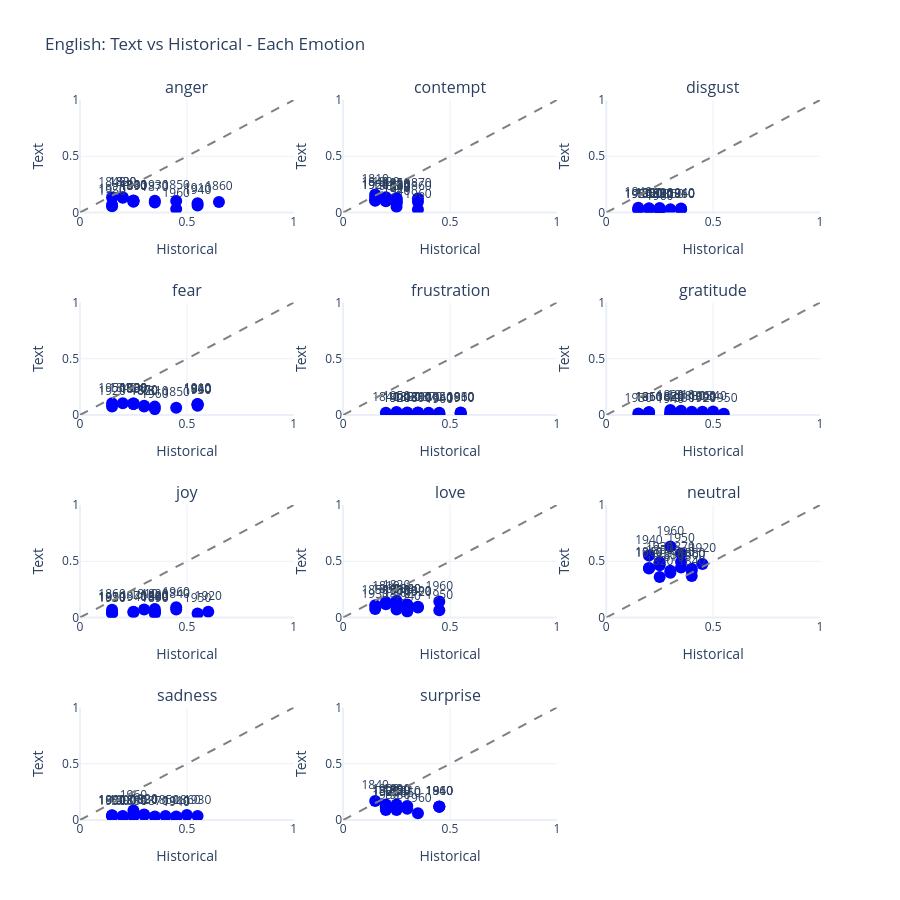

The notebook cell saved with this chart:
### Code cell
# SCATTER PLOTS: Each emotion individually
def plot_emotion_scatters(merged_df, title):
    if merged_df is None or len(merged_df) < 3:
        print(f"{title}: Not enough data")
        return
    
    # Create 11 scatter plots (4 rows x 3 cols)
    fig = make_subplots(rows=4, cols=3, subplot_titles=EMOTION_LABELS)
    
    row, col = 1, 1
    for emotion in EMOTION_LABELS:
        text_vals = merged_df[emotion].values
        hist_vals = merged_df[f'{emotion}_hist'].values
        decades = merged_df['decade'].astype(str).values
        
        fig.add_trace(go.Scatter(
            x=hist_vals, y=text_vals,
            mode='markers+text',
            text=decades,
            textposition='top center',
            marker=dict(size=12, color='blue'),
            showlegend=False
        ), row=row, col=col)
        
        # Add y=x reference line
        fig.add_trace(go.Scatter(
            x=[0, 1], y=[0, 1],
            mode='lines', line=dict(dash='dash', color='gray'),
            showlegend=False
        ), row=row, col=col)
        
        col += 1
        if col > 3:
            col = 1
            row += 1
    
    fig.update_layout(
        title=f'{title}: Text vs Historical - Each Emotion',
        height=900, template='plotly_white'
    )
    fig.update_xaxes(title_text='Historical', range=[0, 1])
    fig.update_yaxes(title_text='Text', range=[0, 1])
    fig.show()

plot_emotion_scatters(merged_english, 'English')

### Figure 1 — Plotly figure (JSON) as saved in the notebook; plotly's stock layout.template omitted (floating-point values rounded to 4 significant figures)
{"data": [{"marker": {"color": "blue", "size": 12}, "mode": "markers+text", "showlegend": false, "text": ["1810", "1820", "1830", "1840", "1850", "1860", "1870", "1880", "1890", "1900", "1910", "1920", "1930", "1940", "1950", "1960"], "textposition": "top center", "type": "scatter", "x": [0.25, 0.2, 0.2, 0.15, 0.45, 0.65, 0.35, 0.25, 0.25, 0.25, 0.55, 0.15, 0.35, 0.55, 0.15, 0.45], "xaxis": "x", "y": [0.1004, 0.1355, 0.1319, 0.1342, 0.1028, 0.09379, 0.08951, 0.1077, 0.09564, 0.105, 0.08194, 0.06892, 0.1036, 0.06229, 0.05463, 0.03179], "yaxis": "y"}, {"line": {"color": "gray", "dash": "dash"}, "mode": "lines", "showlegend": false, "type": "scatter", "x": [0, 1], "xaxis": "x", "y": [0, 1], "yaxis": "y"}, {"marker": {"color": "blue", "size": 12}, "mode": "markers+text", "showlegend": false, "text": ["1810", "1820", "1830", "1840", "1850", "1860", "1870", "1880", "1890", "1900", "1910", "1920", "1930", "1940", "1950", "1960"], "textposition": "top center", "type": "scatter", "x": [0.15, 0.2, 0.25, 0.15, 0.25, 0.35, 0.35, 0.25, 0.25, 0.2, 0.25, 0.15, 0.25, 0.25, 0.15, 0.35], "xaxis": "x2", "y": [0.1599, 0.1347, 0.1066, 0.1301, 0.1281, 0.09612, 0.1242, 0.1195, 0.0794, 0.101, 0.08567, 0.1083, 0.09684, 0.04994, 0.1042, 0.02612], "yaxis": "y2"}, {"line": {"color": "gray", "dash": "dash"}, "mode": "lines", "showlegend": false, "type": "scatter", "x": [0, 1], "xaxis": "x2", "y": [0, 1], "yaxis": "y2"}, {"marker": {"color": "blue", "size": 12}, "mode": "markers+text", "showlegend": false, "text": ["1810", "1820", "1830", "1840", "1850", "1860", "1870", "1880", "1890", "1900", "1910", "1920", "1930", "1940", "1950", "1960"], "textposition": "top center", "type": "scatter", "x": [0.25, 0.2, 0.2, 0.15, 0.3, 0.35, 0.25, 0.25, 0.25, 0.2, 0.35, 0.15, 0.25, 0.35, 0.15, 0.25], "xaxis": "x3", "y": [0.02494, 0.02897, 0.03827, 0.04187, 0.02876, 0.02904, 0.02749, 0.02954, 0.02754, 0.03385, 0.02788, 0.0249, 0.03982, 0.03635, 0.02648, 0.005624], "yaxis": "y3"}, {"line": {"color": "gray", "dash": "dash"}, "mode": "lines", "showlegend": false, "type": "scatter", "x": [0, 1], "xaxis": "x3", "y": [0, 1], "yaxis": "y3"}, {"marker": {"color": "blue", "size": 12}, "mode": "markers+text", "showlegend": false, "text": ["1810", "1820", "1830", "1840", "1850", "1860", "1870", "1880", "1890", "1900", "1910", "1920", "1930", "1940", "1950", "1960"], "textposition": "top center", "type": "scatter", "x": [0.35, 0.3, 0.25, 0.2, 0.45, 0.55, 0.3, 0.25, 0.25, 0.25, 0.55, 0.15, 0.55, 0.55, 0.15, 0.35], "xaxis": "x4", "y": [0.07445, 0.0757, 0.1028, 0.1036, 0.06433, 0.09509, 0.08313, 0.09835, 0.09697, 0.1015, 0.09789, 0.07616, 0.08176, 0.09427, 0.1048, 0.05279], "yaxis": "y4"}, {"line": {"color": "gray", "dash": "dash"}, "mode": "lines", "showlegend": false, "type": "scatter", "x": [0, 1], "xaxis": "x4", "y": [0, 1], "yaxis": "y4"}, {"marker": {"color": "blue", "size": 12}, "mode": "markers+text", "showlegend": false, "text": ["1810", "1820", "1830", "1840", "1850", "1860", "1870", "1880", "1890", "1900", "1910", "1920", "1930", "1940", "1950", "1960"], "textposition": "top center", "type": "scatter", "x": [0.35, 0.3, 0.3, 0.2, 0.45, 0.55, 0.4, 0.35, 0.35, 0.25, 0.55, 0.25, 0.55, 0.45, 0.25, 0.45], "xaxis": "x5", "y": [0.022, 0.01842, 0.02242, 0.01902, 0.02073, 0.02291, 0.02066, 0.02085, 0.01682, 0.01655, 0.01209, 0.01565, 0.01995, 0.01249, 0.02746, 0.006633], "yaxis": "y5"}, {"line": {"color": "gray", "dash": "dash"}, "mode": "lines", "showlegend": false, "type": "scatter", "x": [0, 1], "xaxis": "x5", "y": [0, 1], "yaxis": "y5"}, {"marker": {"color": "blue", "size": 12}, "mode": "markers+text", "showlegend": false, "text": ["1810", "1820", "1830", "1840", "1850", "1860", "1870", "1880", "1890", "1900", "1910", "1920", "1930", "1940", "1950", "1960"], "textposition": "top center", "type": "scatter", "x": [0.35, 0.3, 0.4, 0.5, 0.2, 0.2, 0.3, 0.3, 0.45, 0.35, 0.2, 0.45, 0.15, 0.3, 0.55, 0.45], "xaxis": "x6", "y": [0.03687, 0.04369, 0.02962, 0.03059, 0.02371, 0.02474, 0.01839, 0.02141, 0.02092, 0.01681, 0.02207, 0.01154, 0.01412, 0.007451, 0.01096, 0.02976], "yaxis": "y6"}, {"line": {"color": "gray", "dash": "dash"}, "mode": "lines", "showlegend": false, "type": "scatter", "x": [0, 1], "xaxis": "x6", "y": [0, 1], "yaxis": "y6"}, {"marker": {"color": "blue", "size": 12}, "mode": "markers+text", "showlegend": false, "text": ["1810", "1820", "1830", "1840", "1850", "1860", "1870", "1880", "1890", "1900", "1910", "1920", "1930", "1940", "1950", "1960"], "textposition": "top center", "type": "scatter", "x": [0.3, 0.35, 0.35, 0.45, 0.15, 0.15, 0.25, 0.35, 0.35, 0.35, 0.15, 0.6, 0.15, 0.25, 0.55, 0.45], "xaxis": "x7", "y": [0.07199, 0.07558, 0.05474, 0.0702, 0.04844, 0.06903, 0.05034, 0.04438, 0.03537, 0.05039, 0.04055, 0.05087, 0.03749, 0.04593, 0.03469, 0.0903], "yaxis": "y7"}, {"line": {"color": "gray", "dash": "dash"}, "mode": "lines", "showlegend": false, "type": "scatter", "x": [0, 1], "xaxis": "x7", "y": [0, 1], "yaxis": "y7"}, {"marker": {"color": "blue", "size": 12}, "mode": "markers+text", "showlegend": false, "text": ["1810", "1820", "1830", "1840", "1850", "1860", "1870", "1880", "1890", "1900", "1910", "1920", "1930", "1940", "1950", "1960"], "textposition": "top center", "type": "scatter", "x": [0.2, 0.25, 0.3, 0.3, 0.15, 0.2, 0.25, 0.25, 0.35, 0.25, 0.25, 0.35, 0.15, 0.3, 0.45, 0.45], "xaxis": "x8", "y": [0.1379, 0.1495, 0.1115, 0.1154, 0.1083, 0.1185, 0.07162, 0.105, 0.09599, 0.09535, 0.1077, 0.08986, 0.07469, 0.05246, 0.0651, 0.1427], "yaxis": "y8"}, {"line": {"color": "gray", "dash": "dash"}, "mode": "lines", "showlegend": false, "type": "scatter", "x": [0, 1], "xaxis": "x8", "y": [0, 1], "yaxis": "y8"}, {"marker": {"color": "blue", "size": 12}, "mode": "markers+text", "showlegend": false, "text": ["1810", "1820", "1830", "1840", "1850", "1860", "1870", "1880", "1890", "1900", "1910", "1920", "1930", "1940", "1950", "1960"], "textposition": "top center", "type": "scatter", "x": [0.3, 0.25, 0.3, 0.4, 0.25, 0.2, 0.35, 0.4, 0.35, 0.4, 0.2, 0.45, 0.25, 0.2, 0.35, 0.3], "xaxis": "x9", "y": [0.3971, 0.3602, 0.4163, 0.3685, 0.4638, 0.4406, 0.4932, 0.434, 0.4439, 0.4175, 0.4355, 0.4765, 0.4921, 0.551, 0.5686, 0.6305], "yaxis": "y9"}, {"line": {"color": "gray", "dash": "dash"}, "mode": "lines", "showlegend": false, "type": "scatter", "x": [0, 1], "xaxis": "x9", "y": [0, 1], "yaxis": "y9"}, {"marker": {"color": "blue", "size": 12}, "mode": "markers+text", "showlegend": false, "text": ["1810", "1820", "1830", "1840", "1850", "1860", "1870", "1880", "1890", "1900", "1910", "1920", "1930", "1940", "1950", "1960"], "textposition": "top center", "type": "scatter", "x": [0.25, 0.3, 0.3, 0.15, 0.4, 0.5, 0.35, 0.25, 0.2, 0.2, 0.45, 0.15, 0.55, 0.45, 0.15, 0.25], "xaxis": "x10", "y": [0.04119, 0.04859, 0.04337, 0.04118, 0.03662, 0.04434, 0.03156, 0.03114, 0.03595, 0.03076, 0.0308, 0.04019, 0.0366, 0.0232, 0.03344, 0.08483], "yaxis": "y10"}, {"line": {"color": "gray", "dash": "dash"}, "mode": "lines", "showlegend": false, "type": "scatter", "x": [0, 1], "xaxis": "x10", "y": [0, 1], "yaxis": "y10"}, {"marker": {"color": "blue", "size": 12}, "mode": "markers+text", "showlegend": false, "text": ["1810", "1820", "1830", "1840", "1850", "1860", "1870", "1880", "1890", "1900", "1910", "1920", "1930", "1940", "1950", "1960"], "textposition": "top center", "type": "scatter", "x": [0.3, 0.2, 0.25, 0.15, 0.3, 0.45, 0.25, 0.25, 0.25, 0.2, 0.45, 0.2, 0.25, 0.45, 0.2, 0.35], "xaxis": "x11", "y": [0.1241, 0.1223, 0.1381, 0.1699, 0.1002, 0.1171, 0.1228, 0.1233, 0.1245, 0.1375, 0.1171, 0.1115, 0.08802, 0.1199, 0.08823, 0.0607], "yaxis": "y11"}, {"line": {"color": "gray", "dash": "dash"}, "mode": "lines", "showlegend": false, "type": "scatter", "x": [0, 1], "xaxis": "x11", "y": [0, 1], "yaxis": "y11"}], "layout": {"annotations": [{"font": {"size": 16}, "showarrow": false, "text": "anger", "x": 0.1444, "xanchor": "center", "xref": "paper", "y": 1, "yanchor": "bottom", "yref": "paper"}, {"font": {"size": 16}, "showarrow": false, "text": "contempt", "x": 0.5, "xanchor": "center", "xref": "paper", "y": 1, "yanchor": "bottom", "yref": "paper"}, {"font": {"size": 16}, "showarrow": false, "text": "disgust", "x": 0.8556, "xanchor": "center", "xref": "paper", "y": 1, "yanchor": "bottom", "yref": "paper"}, {"font": {"size": 16}, "showarrow": false, "text": "fear", "x": 0.1444, "xanchor": "center", "xref": "paper", "y": 0.7188, "yanchor": "bottom", "yref": "paper"}, {"font": {"size": 16}, "showarrow": false, "text": "frustration", "x": 0.5, "xanchor": "center", "xref": "paper", "y": 0.7188, "yanchor": "bottom", "yref": "paper"}, {"font": {"size": 16}, "showarrow": false, "text": "gratitude", "x": 0.8556, "xanchor": "center", "xref": "paper", "y": 0.7188, "yanchor": "bottom", "yref": "paper"}, {"font": {"size": 16}, "showarrow": false, "text": "joy", "x": 0.1444, "xanchor": "center", "xref": "paper", "y": 0.4375, "yanchor": "bottom", "yref": "paper"}, {"font": {"size": 16}, "showarrow": false, "text": "love", "x": 0.5, "xanchor": "center", "xref": "paper", "y": 0.4375, "yanchor": "bottom", "yref": "paper"}, {"font": {"size": 16}, "showarrow": false, "text": "neutral", "x": 0.8556, "xanchor": "center", "xref": "paper", "y": 0.4375, "yanchor": "bottom", "yref": "paper"}, {"font": {"size": 16}, "showarrow": false, "text": "sadness", "x": 0.1444, "xanchor": "center", "xref": "paper", "y": 0.1562, "yanchor": "bottom", "yref": "paper"}, {"font": {"size": 16}, "showarrow": false, "text": "surprise", "x": 0.5, "xanchor": "center", "xref": "paper", "y": 0.1562, "yanchor": "bottom", "yref": "paper"}], "height": 900, "title": {"text": "English: Text vs Historical - Each Emotion"}, "xaxis": {"anchor": "y", "domain": [0, 0.2889], "range": [0, 1], "title": {"text": "Historical"}}, "xaxis10": {"anchor": "y10", "domain": [0, 0.2889], "range": [0, 1], "title": {"text": "Historical"}}, "xaxis11": {"anchor": "y11", "domain": [0.3556, 0.6444], "range": [0, 1], "title": {"text": "Historical"}}, "xaxis12": {"anchor": "y12", "domain": [0.7111, 1], "range": [0, 1], "title": {"text": "Historical"}}, "xaxis2": {"anchor": "y2", "domain": [0.3556, 0.6444], "range": [0, 1], "title": {"text": "Historical"}}, "xaxis3": {"anchor": "y3", "domain": [0.7111, 1], "range": [0, 1], "title": {"text": "Historical"}}, "xaxis4": {"anchor": "y4", "domain": [0, 0.2889], "range": [0, 1], "title": {"text": "Historical"}}, "xaxis5": {"anchor": "y5", "domain": [0.3556, 0.6444], "range": [0, 1], "title": {"text": "Historical"}}, "xaxis6": {"anchor": "y6", "domain": [0.7111, 1], "range": [0, 1], "title": {"text": "Historical"}}, "xaxis7": {"anchor": "y7", "domain": [0, 0.2889], "range": [0, 1], "title": {"text": "Historical"}}, "xaxis8": {"anchor": "y8", "domain": [0.3556, 0.6444], "range": [0, 1], "title": {"text": "Historical"}}, "xaxis9": {"anchor": "y9", "domain": [0.7111, 1], "range": [0, 1], "title": {"text": "Historical"}}, "yaxis": {"anchor": "x", "domain": [0.8438, 1], "range": [0, 1], "title": {"text": "Text"}}, "yaxis10": {"anchor": "x10", "domain": [0, 0.1562], "range": [0, 1], "title": {"text": "Text"}}, "yaxis11": {"anchor": "x11", "domain": [0, 0.1562], "range": [0, 1], "title": {"text": "Text"}}, "yaxis12": {"anchor": "x12", "domain": [0, 0.1562], "range": [0, 1], "title": {"text": "Text"}}, "yaxis2": {"anchor": "x2", "domain": [0.8438, 1], "range": [0, 1], "title": {"text": "Text"}}, "yaxis3": {"anchor": "x3", "domain": [0.8438, 1], "range": [0, 1], "title": {"text": "Text"}}, "yaxis4": {"anchor": "x4", "domain": [0.5625, 0.7188], "range": [0, 1], "title": {"text": "Text"}}, "yaxis5": {"anchor": "x5", "domain": [0.5625, 0.7188], "range": [0, 1], "title": {"text": "Text"}}, "yaxis6": {"anchor": "x6", "domain": [0.5625, 0.7188], "range": [0, 1], "title": {"text": "Text"}}, "yaxis7": {"anchor": "x7", "domain": [0.2812, 0.4375], "range": [0, 1], "title": {"text": "Text"}}, "yaxis8": {"anchor": "x8", "domain": [0.2812, 0.4375], "range": [0, 1], "title": {"text": "Text"}}, "yaxis9": {"anchor": "x9", "domain": [0.2812, 0.4375], "range": [0, 1], "title": {"text": "Text"}}}}
